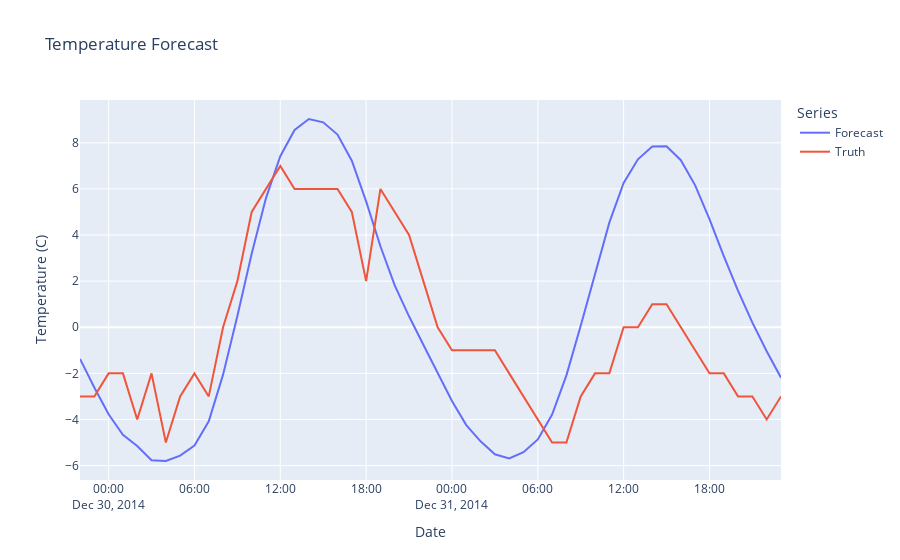

Notebook source saved alongside this figure:
### Code cell
# Create and format the figure
fig = px.line(x = truth.index, 
		y=[fcast['TEMP'], truth['TEMP']],
        title = 'Temperature Forecast',
		labels = {
			'value' : 'Temperature (C)',
			'x' : 'Date',
			'variable' : 'Series'
		})

# Renaming the series
fig.data[0].name = "Forecast"
fig.data[1].name = "Truth"

# Render the plot
fig.show()

### Figure 1 — Plotly figure (JSON) as saved in the notebook; plotly's stock layout.template omitted (floating-point values rounded to 4 significant figures)
{"data": [{"hovertemplate": "Series=wide_variable_0<br>Date=%{x}<br>Temperature (C)=%{y}<extra></extra>", "legendgroup": "wide_variable_0", "line": {"color": "#636efa", "dash": "solid"}, "marker": {"symbol": "circle"}, "mode": "lines", "name": "Forecast", "orientation": "v", "showlegend": true, "type": "scatter", "x": ["2014-12-29T22:00:00", "2014-12-29T23:00:00", "2014-12-30T00:00:00", "2014-12-30T01:00:00", "2014-12-30T02:00:00", "2014-12-30T03:00:00", "2014-12-30T04:00:00", "2014-12-30T05:00:00", "2014-12-30T06:00:00", "2014-12-30T07:00:00", "2014-12-30T08:00:00", "2014-12-30T09:00:00", "2014-12-30T10:00:00", "2014-12-30T11:00:00", "2014-12-30T12:00:00", "2014-12-30T13:00:00", "2014-12-30T14:00:00", "2014-12-30T15:00:00", "2014-12-30T16:00:00", "2014-12-30T17:00:00", "2014-12-30T18:00:00", "2014-12-30T19:00:00", "2014-12-30T20:00:00", "2014-12-30T21:00:00", "2014-12-30T22:00:00", "2014-12-30T23:00:00", "2014-12-31T00:00:00", "2014-12-31T01:00:00", "2014-12-31T02:00:00", "2014-12-31T03:00:00", "2014-12-31T04:00:00", "2014-12-31T05:00:00", "2014-12-31T06:00:00", "2014-12-31T07:00:00", "2014-12-31T08:00:00", "2014-12-31T09:00:00", "2014-12-31T10:00:00", "2014-12-31T11:00:00", "2014-12-31T12:00:00", "2014-12-31T13:00:00", "2014-12-31T14:00:00", "2014-12-31T15:00:00", "2014-12-31T16:00:00", "2014-12-31T17:00:00", "2014-12-31T18:00:00", "2014-12-31T19:00:00", "2014-12-31T20:00:00", "2014-12-31T21:00:00", "2014-12-31T22:00:00", "2014-12-31T23:00:00"], "xaxis": "x", "y": [-1.372, -2.611, -3.775, -4.669, -5.151, -5.773, -5.802, -5.567, -5.132, -4.08, -2.055, 0.49, 3.191, 5.602, 7.418, 8.56, 9.033, 8.889, 8.359, 7.225, 5.458, 3.513, 1.813, 0.4747, -0.762, -1.949, -3.2, -4.242, -4.948, -5.511, -5.686, -5.419, -4.868, -3.786, -2.089, 0.0657, 2.355, 4.538, 6.259, 7.284, 7.838, 7.854, 7.248, 6.155, 4.688, 3.087, 1.577, 0.198, -1.043, -2.189], "yaxis": "y"}, {"hovertemplate": "Series=wide_variable_1<br>Date=%{x}<br>Temperature (C)=%{y}<extra></extra>", "legendgroup": "wide_variable_1", "line": {"color": "#EF553B", "dash": "solid"}, "marker": {"symbol": "circle"}, "mode": "lines", "name": "Truth", "orientation": "v", "showlegend": true, "type": "scatter", "x": ["2014-12-29T22:00:00", "2014-12-29T23:00:00", "2014-12-30T00:00:00", "2014-12-30T01:00:00", "2014-12-30T02:00:00", "2014-12-30T03:00:00", "2014-12-30T04:00:00", "2014-12-30T05:00:00", "2014-12-30T06:00:00", "2014-12-30T07:00:00", "2014-12-30T08:00:00", "2014-12-30T09:00:00", "2014-12-30T10:00:00", "2014-12-30T11:00:00", "2014-12-30T12:00:00", "2014-12-30T13:00:00", "2014-12-30T14:00:00", "2014-12-30T15:00:00", "2014-12-30T16:00:00", "2014-12-30T17:00:00", "2014-12-30T18:00:00", "2014-12-30T19:00:00", "2014-12-30T20:00:00", "2014-12-30T21:00:00", "2014-12-30T22:00:00", "2014-12-30T23:00:00", "2014-12-31T00:00:00", "2014-12-31T01:00:00", "2014-12-31T02:00:00", "2014-12-31T03:00:00", "2014-12-31T04:00:00", "2014-12-31T05:00:00", "2014-12-31T06:00:00", "2014-12-31T07:00:00", "2014-12-31T08:00:00", "2014-12-31T09:00:00", "2014-12-31T10:00:00", "2014-12-31T11:00:00", "2014-12-31T12:00:00", "2014-12-31T13:00:00", "2014-12-31T14:00:00", "2014-12-31T15:00:00", "2014-12-31T16:00:00", "2014-12-31T17:00:00", "2014-12-31T18:00:00", "2014-12-31T19:00:00", "2014-12-31T20:00:00", "2014-12-31T21:00:00", "2014-12-31T22:00:00", "2014-12-31T23:00:00"], "xaxis": "x", "y": [-3, -3, -2, -2, -4, -2, -5, -3, -2, -3, 0, 2, 5, 6, 7, 6, 6, 6, 6, 5, 2, 6, 5, 4, 2, 0, -1, -1, -1, -1, -2, -3, -4, -5, -5, -3, -2, -2, 0, 0, 1, 1, 0, -1, -2, -2, -3, -3, -4, -3], "yaxis": "y"}], "layout": {"legend": {"title": {"text": "Series"}, "tracegroupgap": 0}, "title": {"text": "Temperature Forecast"}, "xaxis": {"anchor": "y", "domain": [0, 1], "title": {"text": "Date"}}, "yaxis": {"anchor": "x", "domain": [0, 1], "title": {"text": "Temperature (C)"}}}}
